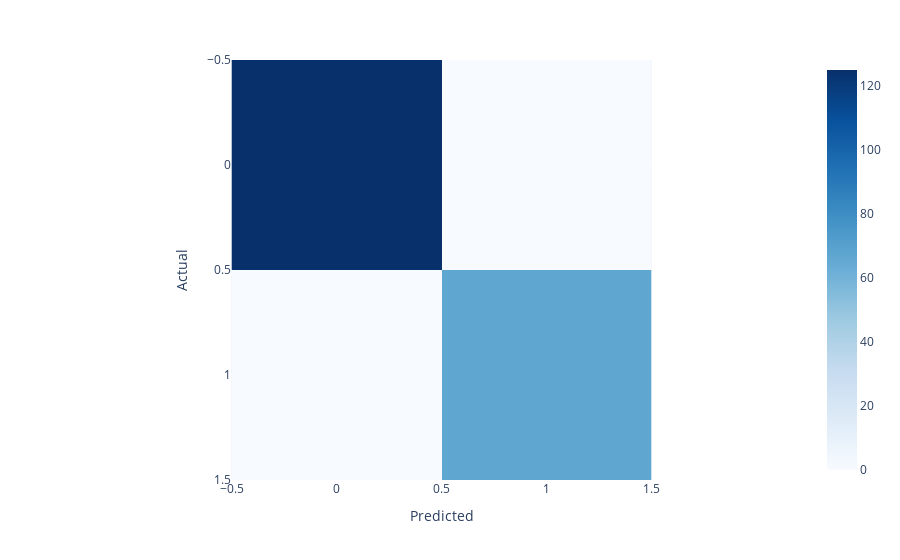
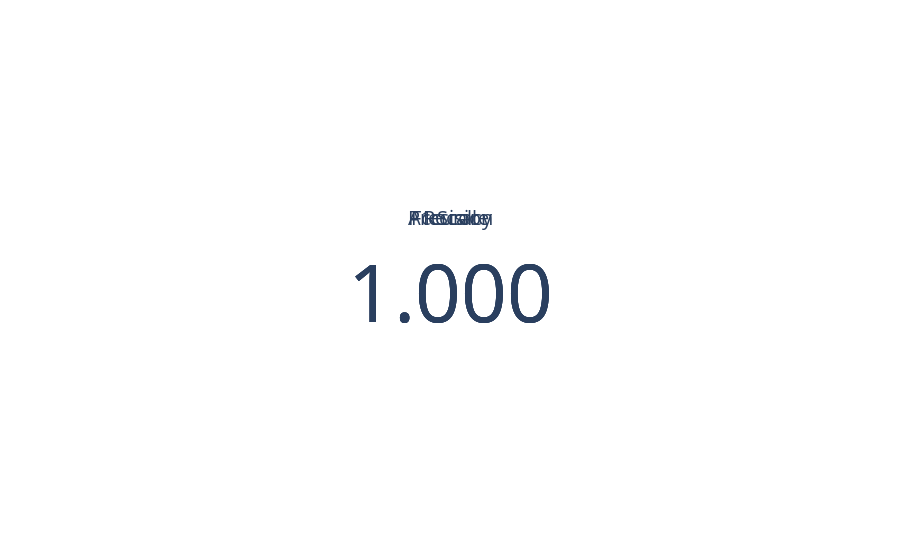
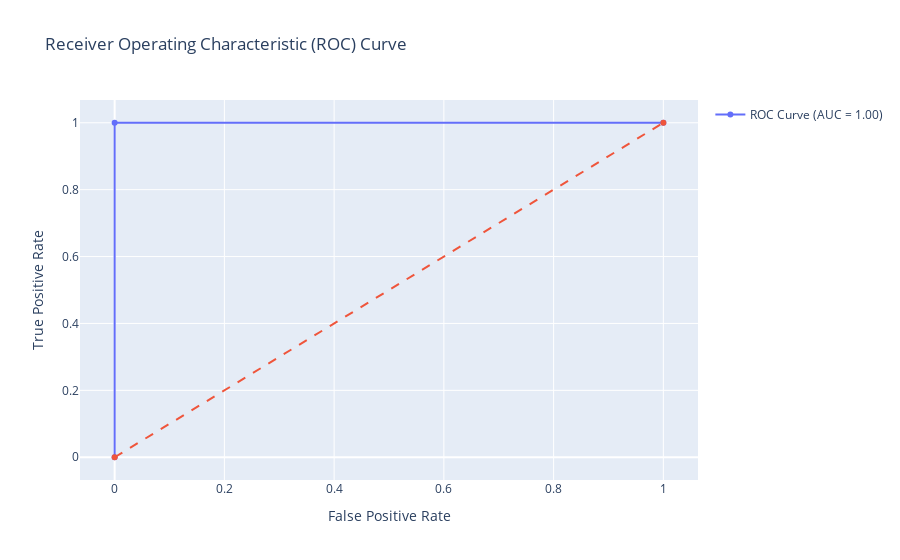

The notebook cell saved with these charts, in order:
### Markdown cell above
**In the Tutorial Completion Document, describe your findings.**

b. Evaluate the above model. List your observations. Plot the confusion matrix (Accuracy, Precesion, Recall and F1 Score) and ROC curve.

### Code cell
from sklearn.model_selection import train_test_split
from sklearn.linear_model import LogisticRegression
import pandas as pd

# load dataset
diabetes = pd.read_csv("data/input/diabetes.csv")

feature_cols = ["Pregnancies", "Glucose", "BloodPressure", "SkinThickness", "Insulin", "BMI", "DiabetesPedigreeFunction", "Outcome"]

X = diabetes[feature_cols]
y = diabetes.Outcome

# Split data into training and test sets
X_train, X_test, y_train, y_test = train_test_split(X, y, test_size=0.25, random_state=16)

# Define and train logistic regression model
logreg = LogisticRegression(random_state=16)
logreg.fit(X_train, y_train)

# Generate predictions
y_pred = logreg.predict(X_test)

# Generate confusion matrix
cm = confusion_matrix(y_test, y_pred)

# Plot confusion matrix
fig = px.imshow(cm, labels=dict(x="Predicted", y="Actual"), x=[0, 1], y=[0, 1], color_continuous_scale="Blues")
fig.show()

# Calculate metrics
accuracy = (cm[0,0] + cm[1,1]) / sum(sum(cm))
precision = cm[1,1] / (cm[0,1] + cm[1,1])
recall = cm[1,1] / (cm[1,0] + cm[1,1])
f1_score = 2 * precision * recall / (precision + recall)

# Plot metrics
fig = go.Figure()
fig.add_trace(go.Indicator(
    mode = "number",
    value = accuracy,
    title = {"text": "Accuracy"},
    number={"valueformat": ".3f"},
))
fig.add_trace(go.Indicator(
    mode = "number",
    value = precision,
    title = {"text": "Precision"},
    number={"valueformat": ".3f"},
))
fig.add_trace(go.Indicator(
    mode = "number",
    value = recall,
    title = {"text": "Recall"},
    number={"valueformat": ".3f"},
))
fig.add_trace(go.Indicator(
    mode = "number",
    value = f1_score,
    title = {"text": "F1 Score"},
    number={"valueformat": ".3f"},
))
fig.show()

# Plot ROC curve
fpr, tpr, thresholds = roc_curve(y_test, y_pred)
roc_auc = auc(fpr, tpr)
fig = go.Figure()
fig.add_trace(go.Scatter(x=fpr, y=tpr, name="ROC Curve (AUC = {:.2f})".format(roc_auc)))
fig.add_trace(go.Scatter(x=[0, 1], y=[0, 1], line=dict(dash="dash"), showlegend=False))
fig.update_layout(
    title="Receiver Operating Characteristic (ROC) Curve",
    xaxis_title="False Positive Rate",
    yaxis_title="True Positive Rate",
)
fig.show()

### Figure 1 — Plotly figure (JSON) as saved in the notebook; plotly's stock layout.template omitted (floating-point values rounded to 4 significant figures)
{"data": [{"coloraxis": "coloraxis", "hovertemplate": "Predicted: %{x}<br>Actual: %{y}<br>color: %{z}<extra></extra>", "name": "0", "type": "heatmap", "x": [0, 1], "xaxis": "x", "y": [0, 1], "yaxis": "y", "z": [[125, 0], [0, 67]]}], "layout": {"coloraxis": {"colorscale": [[0, "rgb(247,251,255)"], [0.125, "rgb(222,235,247)"], [0.25, "rgb(198,219,239)"], [0.375, "rgb(158,202,225)"], [0.5, "rgb(107,174,214)"], [0.625, "rgb(66,146,198)"], [0.75, "rgb(33,113,181)"], [0.875, "rgb(8,81,156)"], [1, "rgb(8,48,107)"]]}, "margin": {"t": 60}, "xaxis": {"anchor": "y", "constrain": "domain", "domain": [0, 1], "scaleanchor": "y", "title": {"text": "Predicted"}}, "yaxis": {"anchor": "x", "autorange": "reversed", "constrain": "domain", "domain": [0, 1], "title": {"text": "Actual"}}}}

### Figure 2 — Plotly figure (JSON) as saved in the notebook; plotly's stock layout.template omitted (floating-point values rounded to 4 significant figures)
{"data": [{"mode": "number", "number": {"valueformat": ".3f"}, "title": {"text": "Accuracy"}, "type": "indicator", "value": 1}, {"mode": "number", "number": {"valueformat": ".3f"}, "title": {"text": "Precision"}, "type": "indicator", "value": 1}, {"mode": "number", "number": {"valueformat": ".3f"}, "title": {"text": "Recall"}, "type": "indicator", "value": 1}, {"mode": "number", "number": {"valueformat": ".3f"}, "title": {"text": "F1 Score"}, "type": "indicator", "value": 1}], "layout": {}}

### Figure 3 — Plotly figure (JSON) as saved in the notebook; plotly's stock layout.template omitted (floating-point values rounded to 4 significant figures)
{"data": [{"name": "ROC Curve (AUC = 1.00)", "type": "scatter", "x": [0, 0, 1], "y": [0, 1, 1]}, {"line": {"dash": "dash"}, "showlegend": false, "type": "scatter", "x": [0, 1], "y": [0, 1]}], "layout": {"title": {"text": "Receiver Operating Characteristic (ROC) Curve"}, "xaxis": {"title": {"text": "False Positive Rate"}}, "yaxis": {"title": {"text": "True Positive Rate"}}}}
